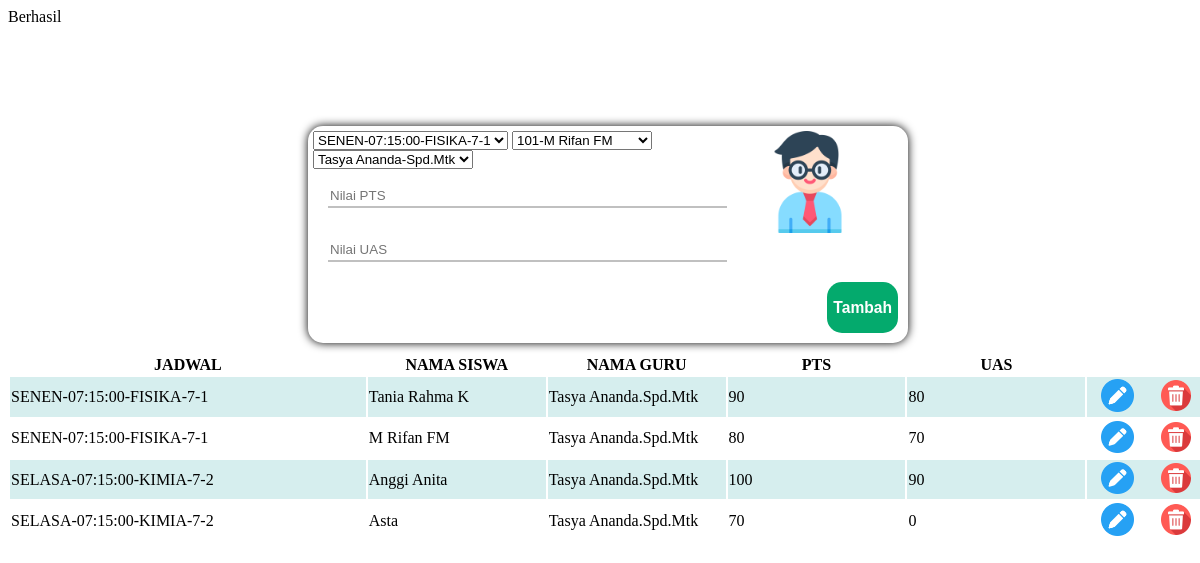
Page /nilai/nilai.php on the committed database.
### tables this page shows
CREATE TABLE `data_nilai` (
  `id_nilai` int(11) NOT NULL,
  `nis` int(11) NOT NULL,
  `id_schedule` varchar(7) NOT NULL,
  `nip` int(11) NOT NULL,
  `pts` int(11) DEFAULT NULL,
  `uas` int(11) DEFAULT NULL
);

CREATE TABLE `data_time` (
  `id_time` int(11) NOT NULL,
  `start_time` time NOT NULL,
  `end_time` time NOT NULL
);

CREATE TABLE `data_mapel` (
  `no_mapel` int(11) NOT NULL,
  `judul_mapel` varchar(20) NOT NULL
);

CREATE TABLE `data_kelas` (
  `urut_kelas` int(11) NOT NULL,
  `id_kelas` int(11) NOT NULL,
  `sup_kelas` int(11) NOT NULL,
  `sub_kelas` int(11) NOT NULL,
  `wali_kelas` varchar(30) NOT NULL
);

CREATE TABLE `data_siswa` (
  `urut_siswa` int(11) NOT NULL,
  `nis` int(11) NOT NULL,
  `nama_siswa` varchar(20) NOT NULL,
  `gender_siswa` char(1) NOT NULL,
  `hp_siswa` int(11) NOT NULL,
  `alamat_siswa` varchar(30) NOT NULL,
  `id_kelas` int(11) NOT NULL
);

CREATE TABLE `data_guru` (
  `urut_guru` int(11) NOT NULL,
  `nip` int(11) NOT NULL,
  `nama_guru` varchar(20) NOT NULL,
  `gelar_guru` varchar(10) NOT NULL,
  `gender_guru` char(1) NOT NULL,
  `hp_guru` int(11) NOT NULL,
  `alamat_guru` varchar(30) NOT NULL,
  `jabatan` varchar(15) NOT NULL
);

### nilai/nilai.php (the view, shortened to what this page needs)
<!DOCTYPE html>
<html>
    <head>
    </head>
    <body style="width:100%; height:100%;">
        <?php
        include "../connect.php";
        echo '<div style="width: 100%;display:flex;justify-content: center;padding-top: 100px;">
            <form class="boxi" method="POST">
              <div style="display:flex; align-itemss:center;">
                <div style="width:75%;">';
                  echo '<select name="schedule">';
                    $sql = "SELECT id_schedule,day_schedule,start_time,judul_mapel,sup_kelas,sub_kelas from data_schedule,data_time,data_mapel,data_kelas WHERE data_schedule.id_time=data_time.id_time AND data_schedule.no_mapel = data_mapel.no_mapel AND data_schedule.id_kelas=data_kelas.id_kelas";
                    $result = $conn->query($sql);
                    while($row = $result->fetch_assoc()){
                      echo "<option value=".$row['id_schedule'].">";
                      switch($row["day_schedule"]){
                        case 1:
                            echo "SENEN";
                            break;
                        case 2:
                            echo"SELASA";
                            break;
                      }
                      echo "-".$row["start_time"]."-".$row["judul_mapel"]."-".$row["sup_kelas"]."-".$row["sub_kelas"]."</option>";
                    }
                  echo '</select>
                  <select name="siswa">';
                    $sql = "SELECT * FROM data_siswa";
                    $result = $conn->query($sql);
                    while($row = $result->fetch_assoc()){
                      echo "<option value=".$row['nis'].">".$row['nis']."-".$row['nama_siswa']."</option>";
                    }
                    echo '</select>
                    <select name="siswa">';
                      $sql = "SELECT * FROM data_guru";
                      $result = $conn->query($sql);
                      while($row = $result->fetch_assoc()){
                        echo "<option value=".$row['nip'].">".$row['nama_guru']."-".$row['gelar_guru']."</option>";
                      }
                    echo '</select>
                  <input type="number" style="width: 90%;" placeholder="Nilai PTS" name="pts">
                  <input type="number" style="width: 90%;" placeholder="Nilai UAS" name="uas">
                </div>
              <div style="width: 25%;align-items: center; margin-left:5px;">
                <img style="width: 70%;" src="teacher.png" >
              </div>
            </div>
            <button  type="submit" style= "float: right; margin: 5PX; border: none; background-color: #04AA6D; color: white; border-radius: 15px;" name="simpan"><h3>Tambah</h3></button>
            </form>
          </div>';
        echo '<table width="100%">
        <tr>
          <th width="30%">JADWAL</th>
          <th width="15%">NAMA SISWA</th>
          <th width="15%">NAMA GURU</th>
          <th width="15%">PTS</th>
          <th width="15%">UAS</th>
          <th width="10%"></th>
        </tr>';
        $sql = "SELECT id_nilai,day_schedule,start_time,judul_mapel,sup_kelas,sub_kelas,pts,uas,nama_siswa,nama_guru,gelar_guru from data_nilai,data_schedule,data_time,data_mapel,data_kelas,data_siswa,data_guru WHERE data_nilai.id_schedule=data_schedule.id_schedule AND data_schedule.id_time=data_time.id_time AND data_schedule.no_mapel = data_mapel.no_mapel AND data_schedule.id_kelas=data_kelas.id_kelas AND data_nilai.nis=data_siswa.nis AND data_nilai.nip=data_guru.nip;";
        $result = $conn->query($sql);
        while($row = $result->fetch_assoc()) {
          echo "<tr><td>";
          switch($row["day_schedule"]){
            case 1:
                echo "SENEN";
                break;
            case 2:
                echo"SELASA";
                break;
          }
          echo "-" . $row["start_time"]."-".$row["judul_mapel"]."-".$row["sup_kelas"]."-".$row["sub_kelas"]."</td><td>".$row["nama_siswa"]."</td><td>".$row["nama_guru"].".".$row["gelar_guru"]."</td><td>".$row["uas"]."</td><td>".$row["pts"].'</td><td style="display:flex;">
          <form action="edit.php" method="GET"><button type="submit" name="edit" value="'.$row['id_nilai'].'" style=" background-color:transparent; border:none;"><img src="pen.png" style="width: 70%;"></button></form>
          <form action="delete.php" method="GET"><button type="submit" name="hapus" value="'.$row['id_nilai'].'" style="background-color:transparent; border:none;"><img src="delete.png" style="width: 70%;"></button></form>
          </td></tr>';
        }?>
    </body>
</html>

### nilai/nilai.php (style rules this page uses)
head,body { width:100%; height:100%; }
tr:nth-child(even) { background-color: #D6EEEE; }
.boxi { width: 50%; box-sizing: border-box; border-radius: 15px; box-shadow: 0px 0px 10px rgba(0,0, 0, 1); justify-content: center; padding: 5px; margin-bottom: 10px; }
form input { border: none; border-bottom: 2px solid silver; margin: 15px; height: 20px; }

### rows in the picture
data_nilai: shows "SENEN", data_time.start_time "07:15:00", data_mapel.judul_mapel "FISIKA", data_kelas.sup_kelas "7", data_kelas.sub_kelas "1", data_siswa.nama_siswa "Tania Rahma K", data_guru.nama_guru "Tasya Ananda", data_guru.gelar_guru "Spd.Mtk", uas "90", pts "80"
data_nilai: shows "SENEN", data_time.start_time "07:15:00", data_mapel.judul_mapel "FISIKA", data_kelas.sup_kelas "7", data_kelas.sub_kelas "1", data_siswa.nama_siswa "M Rifan FM", data_guru.nama_guru "Tasya Ananda", data_guru.gelar_guru "Spd.Mtk", uas "80", pts "70", $row['id_nilai'] 4 (drawn)
data_nilai: shows "SELASA", data_time.start_time "07:15:00", data_mapel.judul_mapel "KIMIA", data_kelas.sup_kelas "7", data_kelas.sub_kelas "2", data_siswa.nama_siswa "Anggi Anita", data_guru.nama_guru "Tasya Ananda", data_guru.gelar_guru "Spd.Mtk", uas "100", pts "90", $row['id_nilai'] 5 (drawn)
data_nilai: shows "SELASA", data_time.start_time "07:15:00", data_mapel.judul_mapel "KIMIA", data_kelas.sup_kelas "7", data_kelas.sub_kelas "2", data_siswa.nama_siswa "Asta", data_guru.nama_guru "Tasya Ananda", data_guru.gelar_guru "Spd.Mtk", uas "70", pts "0", $row['id_nilai'] 6 (drawn)

### other values in the picture
form field siswa "101-M Rifan FM"
form field siswa "Tasya Ananda-Spd.Mtk"
